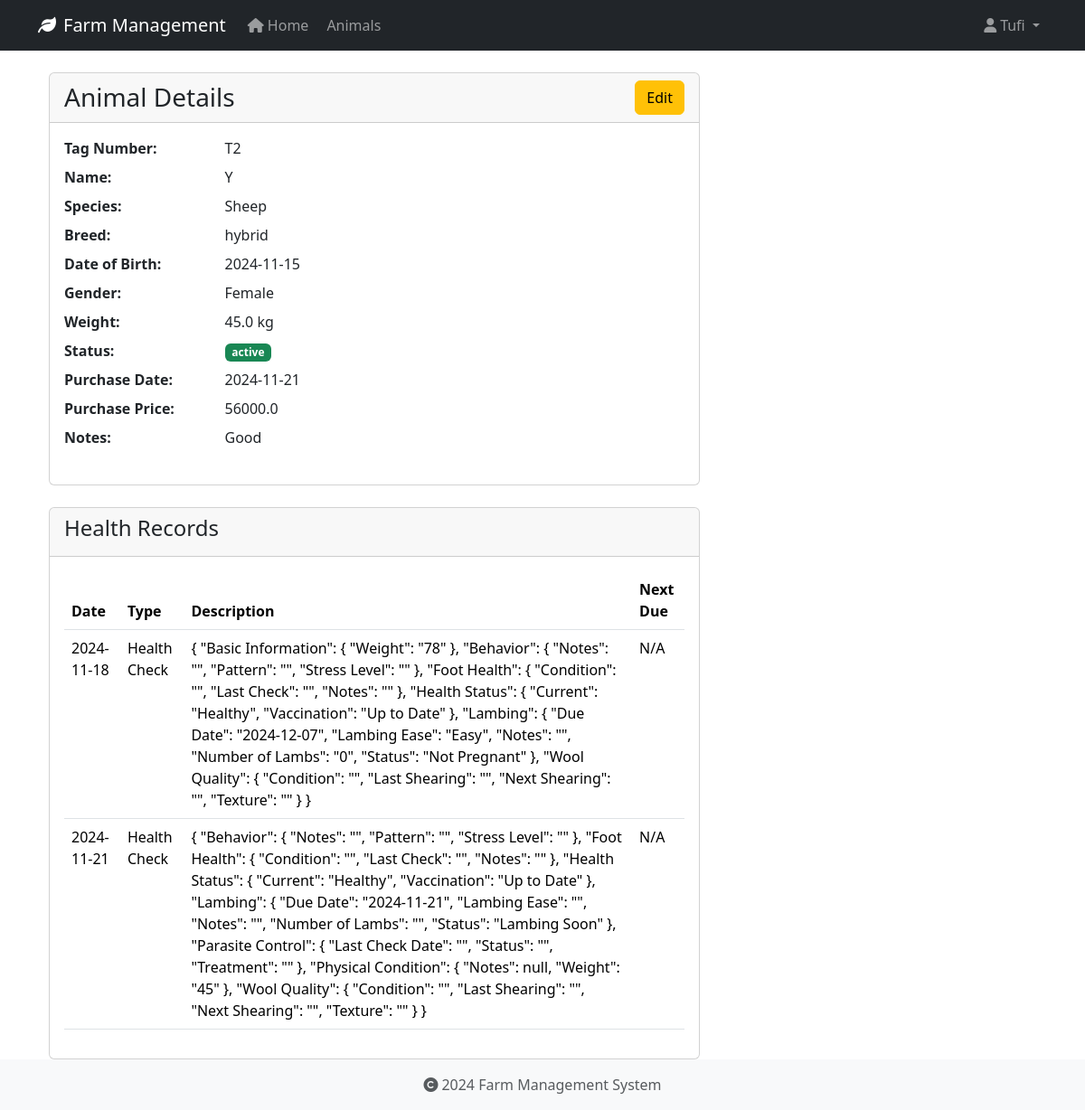
The page /animals/6 (signed in) on the database as committed earlier.
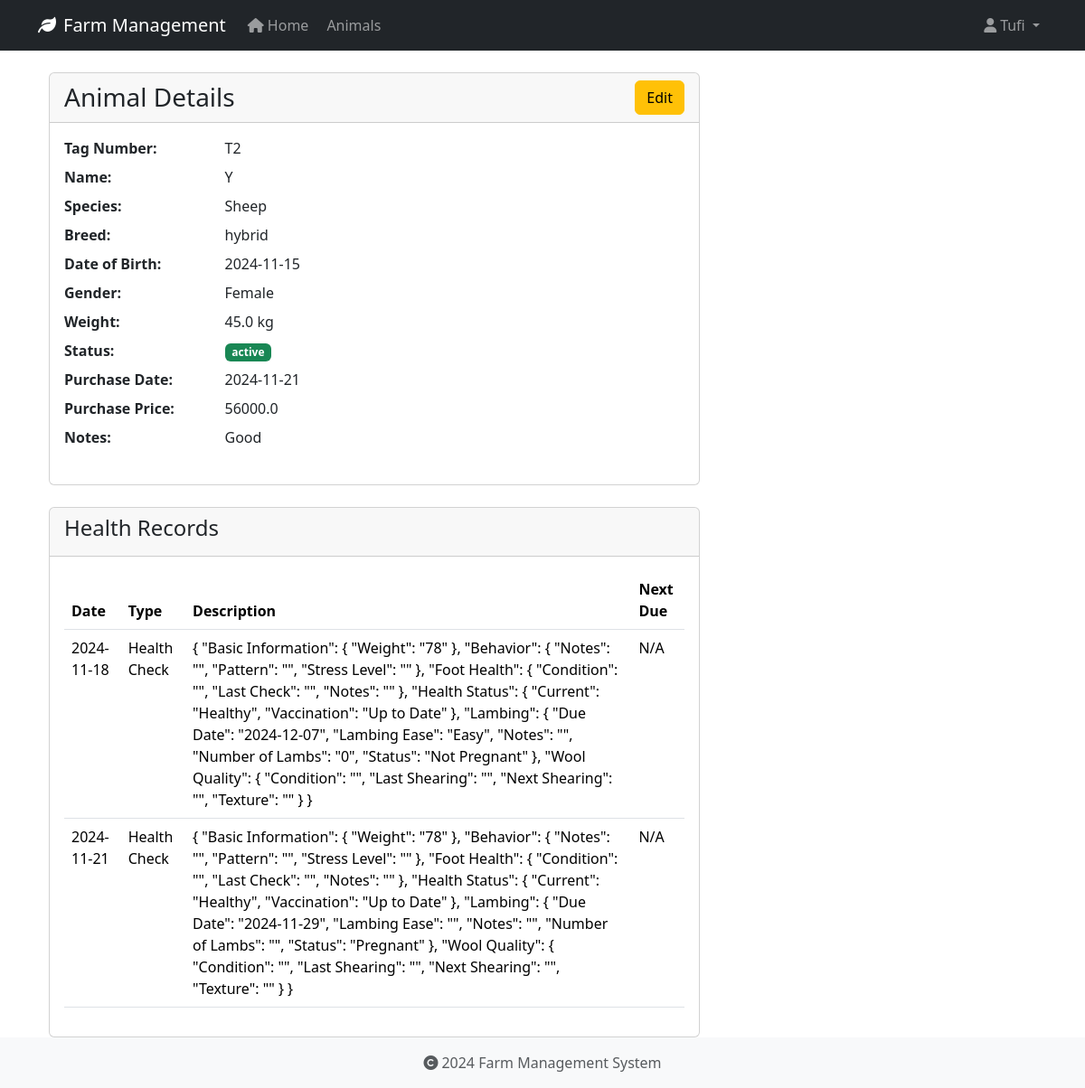
The same page on the database as committed later.
### app/models/user.py (models this page shows, shortened)
class User(UserMixin, db.Model):
    id = db.Column(db.Integer, primary_key=True)
    username = db.Column(db.String(80), unique=True, nullable=False)
    email = db.Column(db.String(120), unique=True, nullable=False)
    password_hash = db.Column(db.String(128))
    role = db.Column(db.String(20), default='user')
    created_at = db.Column(db.DateTime, default=datetime.utcnow)
    last_login = db.Column(db.DateTime)
    is_active = db.Column(db.Boolean, default=True)
    first_name = db.Column(db.String(50))
    last_name = db.Column(db.String(50))
    reset_token = db.Column(db.String(100), unique=True)  # Store password reset token
    reset_token_expiration = db.Column(db.DateTime)       # Store token expiration time

### app/models/animal.py (models this page shows, shortened)
class Animal(db.Model):
    id = db.Column(db.Integer, primary_key=True)
    tag_number = db.Column(db.String(50), unique=True, nullable=False, index=True)
    name = db.Column(db.String(100), nullable=True)  # Explicitly mark as nullable
    species = db.Column(db.String(50), nullable=False, index=True)
    breed = db.Column(db.String(50), nullable=True)
    date_of_birth = db.Column(db.Date, nullable=True)
    gender = db.Column(db.String(20), nullable=True)
    weight = db.Column(db.Float, nullable=True)
    status = db.Column(db.String(20), default='active', nullable=False)
    purchase_date = db.Column(db.Date, nullable=True)
    purchase_price = db.Column(db.Float, nullable=True)
    notes = db.Column(db.Text, nullable=True)
    created_at = db.Column(db.DateTime, default=datetime.utcnow, nullable=False)
    updated_at = db.Column(db.DateTime, default=datetime.utcnow, onupdate=datetime.utcnow, nullable=False)
    wool_type = db.Column(db.String(50), nullable=True)
    last_shearing = db.Column(db.Date, nullable=True)
    fleece_weight = db.Column(db.Float, nullable=True)
    wool_grade = db.Column(db.String(20), nullable=True)
    lambing_status = db.Column(db.String(50), nullable=True)
    lambing_date = db.Column(db.Date, nullable=True)
    milk_production = db.Column(db.Float, nullable=True)
    last_milking = db.Column(db.Date, nullable=True)  # Changed from DateTime to Date
    milk_quality = db.Column(db.String(20), nullable=True)
    calving_status = db.Column(db.String(50), nullable=True)
    calving_date = db.Column(db.Date, nullable=True)
    milk_fat_content = db.Column(db.Float, nullable=True)
    egg_production = db.Column(db.Integer, nullable=True)
    egg_color = db.Column(db.String(20), nullable=True)
    comb_type = db.Column(db.String(20), nullable=True)
    laying_status = db.Column(db.String(20), nullable=True)
    last_laying_date = db.Column(db.Date, nullable=True)
    egg_size = db.Column(db.String(20), nullable=True)
    category = db.Column(db.String(50), nullable=True)
    special_needs = db.Column(db.Text, nullable=True)
    diet_requirements = db.Column(db.Text, nullable=True)
    habitat = db.Column(db.String(100), nullable=True)
    health_records = db.relationship('HealthRecord', backref='animal', lazy=True, cascade='all, delete-orphan')

class HealthRecord(db.Model):
    id = db.Column(db.Integer, primary_key=True)
    animal_id = db.Column(db.Integer, db.ForeignKey('animal.id', ondelete='CASCADE'), nullable=False)
    record_type = db.Column(db.String(50), nullable=False)  # Made nullable=False
    date = db.Column(db.Date, nullable=False)
    description = db.Column(db.Text, nullable=True)
    treatment = db.Column(db.Text, nullable=True)
    cost = db.Column(db.Float, nullable=True)
    next_due_date = db.Column(db.Date, nullable=True)
    created_at = db.Column(db.DateTime, default=datetime.utcnow, nullable=False)
    created_by_id = db.Column(db.Integer, db.ForeignKey('user.id', ondelete='SET NULL'), nullable=True)

### app/routes/animals.py (the view)
@bp.route('/<int:id>')
@login_required
def view(id):
    animal = Animal.query.get_or_404(id)
    return render_template('animals/view.html', animal=animal)

### app/models/user.py (called while the page is built)
@login_manager.user_loader
def load_user(user_id):
    return User.query.get(int(user_id))

### app/templates/animals/view.html (shortened to what this page needs)
{% extends "base.html" %}
{% block content %}
<div class="container">
    <div class="row">
        <div class="col-md-8">
            <div class="card">
                <div class="card-header">
                    <div class="d-flex justify-content-between align-items-center">
                        <h3 class="card-title mb-0">Animal Details</h3>
                        <a href="{{ url_for('animals.edit', id=animal.id) }}" class="btn btn-warning">Edit</a>
                    </div>
                </div>
                <div class="card-body">
                    <dl class="row">
                        <dt class="col-sm-3">Tag Number:</dt>
                        <dd class="col-sm-9">{{ animal.tag_number }}</dd>
                        <dt class="col-sm-3">Name:</dt>
                        <dd class="col-sm-9">{{ animal.name or 'N/A' }}</dd>
                        <dt class="col-sm-3">Species:</dt>
                        <dd class="col-sm-9">{{ animal.species }}</dd>
                        <dt class="col-sm-3">Breed:</dt>
                        <dd class="col-sm-9">{{ animal.breed or 'N/A' }}</dd>
                        <dt class="col-sm-3">Date of Birth:</dt>
                        <dd class="col-sm-9">{{ animal.date_of_birth.strftime('%Y-%m-%d') if animal.date_of_birth else 'N/A' }}</dd>
                        <dt class="col-sm-3">Gender:</dt>
                        <dd class="col-sm-9">{{ animal.gender or 'N/A' }}</dd>
                        <dt class="col-sm-3">Weight:</dt>
                        <dd class="col-sm-9">{{ animal.weight|round(2) if animal.weight else 'N/A' }} kg</dd>
                        <dt class="col-sm-3">Status:</dt>
                        <dd class="col-sm-9">
                            <span class="badge {% if animal.status == 'active' %}bg-success{% else %}bg-secondary{% endif %}">
                                {{ animal.status }}
                            </span>
                        </dd>
                        <dt class="col-sm-3">Purchase Date:</dt>
                        <dd class="col-sm-9">{{ animal.purchase_date.strftime('%Y-%m-%d') if animal.purchase_date else 'N/A' }}</dd>
                        <dt class="col-sm-3">Purchase Price:</dt>
                        <dd class="col-sm-9">{{ animal.purchase_price|round(2) if animal.purchase_price else 'N/A' }}</dd>
                        <dt class="col-sm-3">Notes:</dt>
                        <dd class="col-sm-9">{{ animal.notes or 'N/A' }}</dd>
                    </dl>
                </div>
            </div>
            <div class="card mt-4">
                <div class="card-header">
                    <h4>Health Records</h4>
                </div>
                <div class="card-body">
                    {% if animal.health_records %}
                        <table class="table">
                            <thead>
                                <tr>
                                    <th>Date</th>
                                    <th>Type</th>
                                    <th>Description</th>
                                    <th>Next Due</th>
                                </tr>
                            </thead>
                            <tbody>
                                {% for record in animal.health_records %}
                                <tr>
                                    <td>{{ record.date.strftime('%Y-%m-%d') }}</td>
                                    <td>{{ record.record_type }}</td>
                                    <td>{{ record.description }}</td>
                                    <td>{{ record.next_due_date.strftime('%Y-%m-%d') if record.next_due_date else 'N/A' }}</td>
                                </tr>
                                {% endfor %}
                            </tbody>
                        </table>
                    {% else %}
                        <p>No health records found.</p>
                    {% endif %}
                </div>
            </div>
        </div>
    </div>
</div>
{% endblock %}

### app/templates/base.html (shortened to what this page needs)
<!DOCTYPE html>
<html lang="en">
<head>
    <link rel="stylesheet" href="https://cdn.jsdelivr.net/npm/bootstrap@5.3.2/dist/css/bootstrap.min.css">
    <link rel="stylesheet" href="https://cdnjs.cloudflare.com/ajax/libs/font-awesome/6.0.0/css/all.min.css">
    <link rel="stylesheet" href="{{ url_for('static', filename='css/main.css') }}">
</head>
<body>
    <nav class="navbar navbar-expand-lg navbar-dark bg-dark">
        <div class="container">
            <a class="navbar-brand" href="{{ url_for('main.index') }}">
                <i class="fas fa-leaf me-2"></i>Farm Management
            </a>
            <div class="collapse navbar-collapse" id="navbarNav">
                <ul class="navbar-nav">
                    <li class="nav-item">
                        <a class="nav-link" href="{{ url_for('main.index') }}">
                            <i class="fas fa-home me-1"></i>Home
                        </a>
                    </li>
                    <li class="nav-item">
                        <a class="nav-link" href="{{ url_for('animals.index') }}">
                            Animals
                        </a>
                    </li>
                </ul>
                <ul class="navbar-nav ms-auto">
                    {% if current_user.is_authenticated %}
                        <li class="nav-item dropdown">
                            <a class="nav-link dropdown-toggle" href="#" id="userDropdown" role="button" data-bs-toggle="dropdown">
                                <i class="fas fa-user me-1"></i>{{ current_user.username }}
                            </a>
                        </li>
                    {% endif %}
                </ul>
            </div>
        </div>
    </nav>
    <main class="container mt-4">
        {% block content %}
        {% endblock %}
    </main>
    <footer class="footer mt-auto py-3 bg-light">
        <div class="container text-center">
            <span class="text-muted">
                <i class="fas fa-copyright me-1"></i>2024 Farm Management System
            </span>
        </div>
    </footer>
</body>
</html>

### app/static/css/main.css (style rules this page uses)
body { min-height: 100vh; display: flex; flex-direction: column; }
main { flex: 1 0 auto; }
.footer { flex-shrink: 0; }

Rows that differ between the two databases and show on the page:
removed HealthRecord: date "2024-11-21", record_type "Health Check", description "{ \"Behavior\": { \"Notes\": \"\", \"Pattern\": \"\", \"Stress Level\": \"\" }, \"Foot Health\": { \"Condition\": \"\", \"Last Check\": \"\", \"Notes\": \"\" }, \"Health Status\": { \"Current\": \"Healthy\", \"Vaccination\": \"Up to Date\" }, \"Lambing\": { \"Due Date\": \"2024-11-21\", \"Lambing Ease\": \"\", \"Notes\": \"\", \"Number of Lambs\": \"\", \"Status\": \"Lambing Soon\" }, \"Parasite Control\": { \"Last Check Date\": \"\", \"Status\": \"\", \"Treatment\": \"\" }, \"Physical Condition\": { \"Notes\": null, \"Weight\": \"45\" }, \"Wool Quality\": { \"Condition\": \"\", \"Last Shearing\": \"\", \"Next Shearing\": \"\", \"Texture\": \"\" } }", next_due_date "N/A"
added HealthRecord: date "2024-11-21", record_type "Health Check", description "{ \"Basic Information\": { \"Weight\": \"78\" }, \"Behavior\": { \"Notes\": \"\", \"Pattern\": \"\", \"Stress Level\": \"\" }, \"Foot Health\": { \"Condition\": \"\", \"Last Check\": \"\", \"Notes\": \"\" }, \"Health Status\": { \"Current\": \"Healthy\", \"Vaccination\": \"Up to Date\" }, \"Lambing\": { \"Due Date\": \"2024-11-29\", \"Lambing Ease\": \"\", \"Notes\": \"\", \"Number of Lambs\": \"\", \"Status\": \"Pregnant\" }, \"Wool Quality\": { \"Condition\": \"\", \"Last Shearing\": \"\", \"Next Shearing\": \"\", \"Texture\": \"\" } }", next_due_date "N/A"
